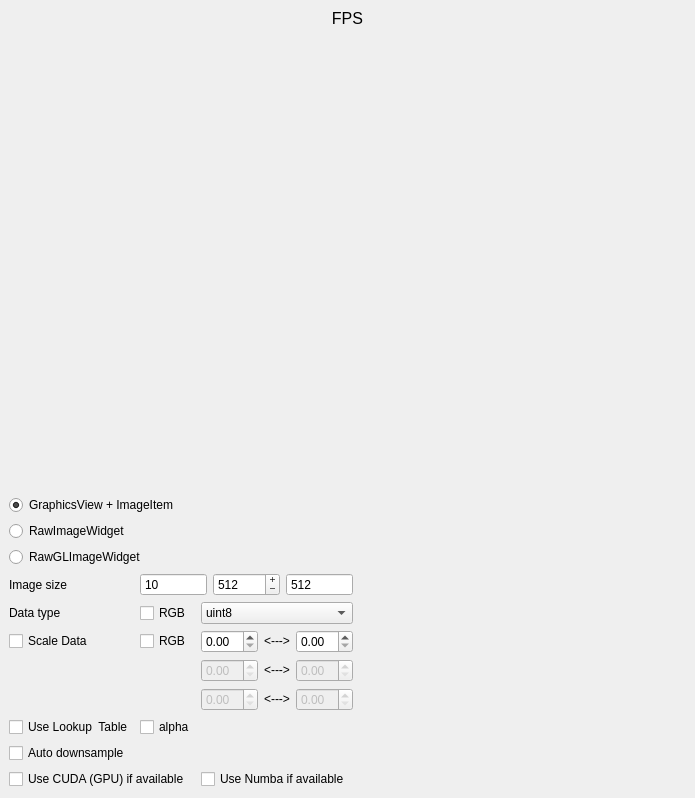
<?xml version="1.0" encoding="UTF-8"?>
<ui version="4.0">
 <class>MainWindow</class>
 <widget class="QMainWindow" name="MainWindow">
  <property name="geometry">
   <rect>
    <x>0</x>
    <y>0</y>
    <width>695</width>
    <height>798</height>
   </rect>
  </property>
  <property name="windowTitle">
   <string>MainWindow</string>
  </property>
  <widget class="QWidget" name="centralwidget">
   <layout class="QGridLayout" name="gridLayout_2">
    <item row="9" column="0" colspan="2">
     <widget class="QCheckBox" name="cudaCheck">
      <property name="text">
       <string>Use CUDA (GPU) if available</string>
      </property>
     </widget>
    </item>
    <item row="9" column="2" colspan="2">
     <widget class="QCheckBox" name="numbaCheck">
      <property name="text">
       <string>Use Numba if available</string>
      </property>
     </widget>
    </item>
    <item row="8" column="0" colspan="2">
     <widget class="QCheckBox" name="downsampleCheck">
      <property name="text">
       <string>Auto downsample</string>
      </property>
     </widget>
    </item>
    <item row="4" column="0">
     <widget class="QCheckBox" name="scaleCheck">
      <property name="text">
       <string>Scale Data</string>
      </property>
     </widget>
    </item>
    <item row="1" column="0" colspan="4">
     <layout class="QGridLayout" name="gridLayout">
      <item row="3" column="0">
       <widget class="QRadioButton" name="rawRadio">
        <property name="text">
         <string>RawImageWidget</string>
        </property>
       </widget>
      </item>
      <item row="2" column="0">
       <widget class="QRadioButton" name="gfxRadio">
        <property name="text">
         <string>GraphicsView + ImageItem</string>
        </property>
        <property name="checked">
         <bool>true</bool>
        </property>
       </widget>
      </item>
      <item row="0" column="0">
       <widget class="QStackedWidget" name="stack">
        <property name="currentIndex">
         <number>1</number>
        </property>
        <widget class="QWidget" name="page">
         <layout class="QGridLayout" name="gridLayout_3">
          <item row="0" column="0">
           <widget class="GraphicsView" name="graphicsView"/>
          </item>
         </layout>
        </widget>
        <widget class="QWidget" name="page_2">
         <layout class="QGridLayout" name="gridLayout_4">
          <item row="0" column="0">
           <widget class="RawImageWidget" name="rawImg" native="true">
            <property name="sizePolicy">
             <sizepolicy hsizetype="Expanding" vsizetype="Preferred">
              <horstretch>0</horstretch>
              <verstretch>0</verstretch>
             </sizepolicy>
            </property>
           </widget>
          </item>
         </layout>
        </widget>
       </widget>
      </item>
      <item row="4" column="0">
       <widget class="QRadioButton" name="rawGLRadio">
        <property name="text">
         <string>RawGLImageWidget</string>
        </property>
       </widget>
      </item>
     </layout>
    </item>
    <item row="3" column="2">
     <widget class="QComboBox" name="dtypeCombo">
      <item>
       <property name="text">
        <string>uint8</string>
       </property>
      </item>
      <item>
       <property name="text">
        <string>uint16</string>
       </property>
      </item>
      <item>
       <property name="text">
        <string>float</string>
       </property>
      </item>
     </widget>
    </item>
    <item row="3" column="0">
     <widget class="QLabel" name="label">
      <property name="text">
       <string>Data type</string>
      </property>
     </widget>
    </item>
    <item row="4" column="1">
     <widget class="QCheckBox" name="rgbLevelsCheck">
      <property name="text">
       <string>RGB</string>
      </property>
     </widget>
    </item>
    <item row="5" column="2">
     <layout class="QHBoxLayout" name="horizontalLayout_2">
      <item>
       <widget class="SpinBox" name="minSpin2">
        <property name="enabled">
         <bool>false</bool>
        </property>
       </widget>
      </item>
      <item>
       <widget class="QLabel" name="label_3">
        <property name="text">
         <string>&lt;---&gt;</string>
        </property>
        <property name="alignment">
         <set>Qt::AlignCenter</set>
        </property>
       </widget>
      </item>
      <item>
       <widget class="SpinBox" name="maxSpin2">
        <property name="enabled">
         <bool>false</bool>
        </property>
       </widget>
      </item>
     </layout>
    </item>
    <item row="4" column="2">
     <layout class="QHBoxLayout" name="horizontalLayout">
      <item>
       <widget class="SpinBox" name="minSpin1"/>
      </item>
      <item>
       <widget class="QLabel" name="label_2">
        <property name="text">
         <string>&lt;---&gt;</string>
        </property>
        <property name="alignment">
         <set>Qt::AlignCenter</set>
        </property>
       </widget>
      </item>
      <item>
       <widget class="SpinBox" name="maxSpin1"/>
      </item>
     </layout>
    </item>
    <item row="6" column="2">
     <layout class="QHBoxLayout" name="horizontalLayout_3">
      <item>
       <widget class="SpinBox" name="minSpin3">
        <property name="enabled">
         <bool>false</bool>
        </property>
       </widget>
      </item>
      <item>
       <widget class="QLabel" name="label_4">
        <property name="text">
         <string>&lt;---&gt;</string>
        </property>
        <property name="alignment">
         <set>Qt::AlignCenter</set>
        </property>
       </widget>
      </item>
      <item>
       <widget class="SpinBox" name="maxSpin3">
        <property name="enabled">
         <bool>false</bool>
        </property>
       </widget>
      </item>
     </layout>
    </item>
    <item row="7" column="0">
     <widget class="QCheckBox" name="lutCheck">
      <property name="text">
       <string>Use Lookup  Table</string>
      </property>
     </widget>
    </item>
    <item row="7" column="1">
     <widget class="QCheckBox" name="alphaCheck">
      <property name="text">
       <string>alpha</string>
      </property>
     </widget>
    </item>
    <item row="7" column="2" colspan="2">
     <widget class="GradientWidget" name="gradient" native="true">
      <property name="sizePolicy">
       <sizepolicy hsizetype="Expanding" vsizetype="Preferred">
        <horstretch>0</horstretch>
        <verstretch>0</verstretch>
       </sizepolicy>
      </property>
     </widget>
    </item>
    <item row="3" column="3">
     <spacer name="horizontalSpacer">
      <property name="orientation">
       <enum>Qt::Horizontal</enum>
      </property>
      <property name="sizeHint" stdset="0">
       <size>
        <width>40</width>
        <height>20</height>
       </size>
      </property>
     </spacer>
    </item>
    <item row="0" column="0" colspan="4">
     <widget class="QLabel" name="fpsLabel">
      <property name="font">
       <font>
        <pointsize>12</pointsize>
       </font>
      </property>
      <property name="text">
       <string>FPS</string>
      </property>
      <property name="alignment">
       <set>Qt::AlignCenter</set>
      </property>
     </widget>
    </item>
    <item row="3" column="1">
     <widget class="QCheckBox" name="rgbCheck">
      <property name="text">
       <string>RGB</string>
      </property>
     </widget>
    </item>
    <item row="2" column="0">
     <widget class="QLabel" name="label_5">
      <property name="text">
       <string>Image size</string>
      </property>
     </widget>
    </item>
    <item row="2" column="1" colspan="2">
     <layout class="QHBoxLayout" name="horizontalLayout_4">
      <item>
       <widget class="QSpinBox" name="framesSpin">
        <property name="buttonSymbols">
         <enum>QAbstractSpinBox::NoButtons</enum>
        </property>
        <property name="value">
         <number>10</number>
        </property>
       </widget>
      </item>
      <item>
       <widget class="QSpinBox" name="widthSpin">
        <property name="buttonSymbols">
         <enum>QAbstractSpinBox::PlusMinus</enum>
        </property>
        <property name="maximum">
         <number>10000</number>
        </property>
        <property name="value">
         <number>512</number>
        </property>
       </widget>
      </item>
      <item>
       <widget class="QSpinBox" name="heightSpin">
        <property name="buttonSymbols">
         <enum>QAbstractSpinBox::NoButtons</enum>
        </property>
        <property name="maximum">
         <number>10000</number>
        </property>
        <property name="value">
         <number>512</number>
        </property>
       </widget>
      </item>
     </layout>
    </item>
    <item row="2" column="3">
     <widget class="QLabel" name="sizeLabel">
      <property name="text">
       <string/>
      </property>
     </widget>
    </item>
   </layout>
  </widget>
 </widget>
 <customwidgets>
  <customwidget>
   <class>GraphicsView</class>
   <extends>QGraphicsView</extends>
   <header>pyqtgraph</header>
  </customwidget>
  <customwidget>
   <class>RawImageWidget</class>
   <extends>QWidget</extends>
   <header>pyqtgraph.widgets.RawImageWidget</header>
   <container>1</container>
  </customwidget>
  <customwidget>
   <class>GradientWidget</class>
   <extends>QWidget</extends>
   <header>pyqtgraph</header>
   <container>1</container>
  </customwidget>
  <customwidget>
   <class>SpinBox</class>
   <extends>QDoubleSpinBox</extends>
   <header>pyqtgraph</header>
  </customwidget>
 </customwidgets>
 <resources/>
 <connections/>
</ui>
